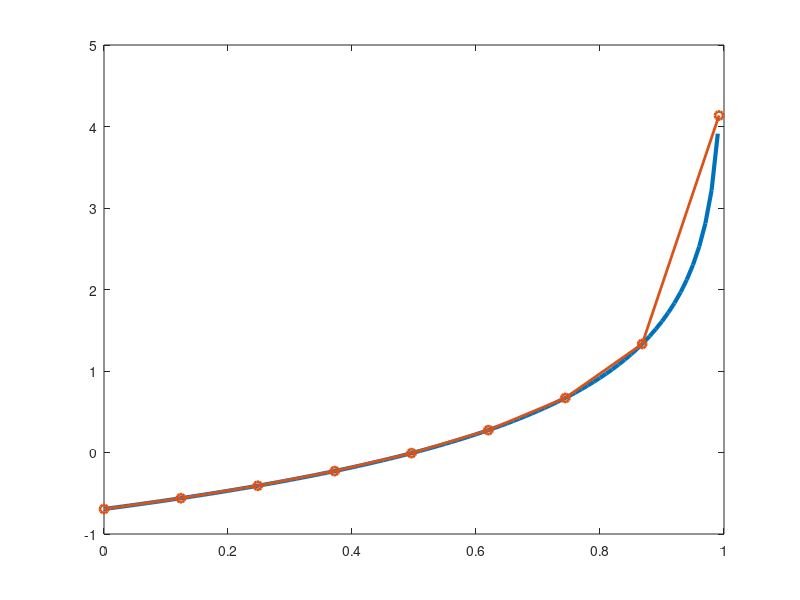
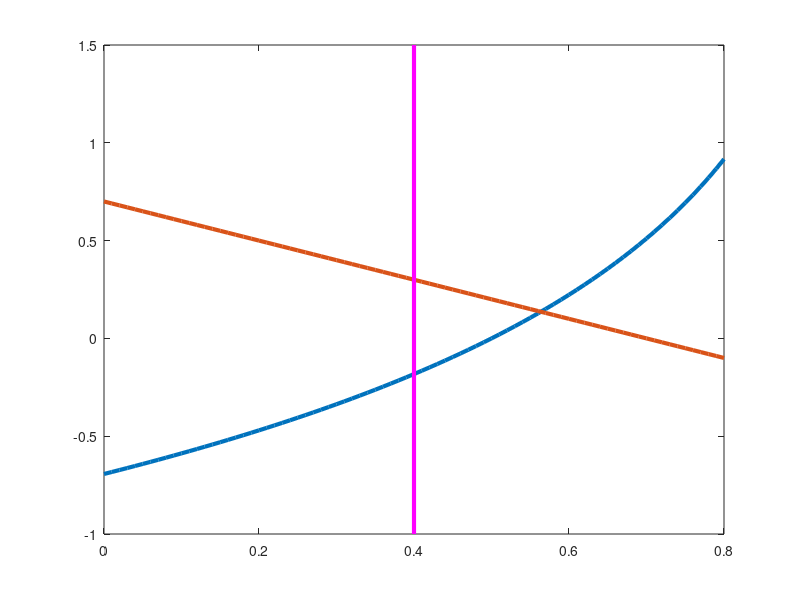
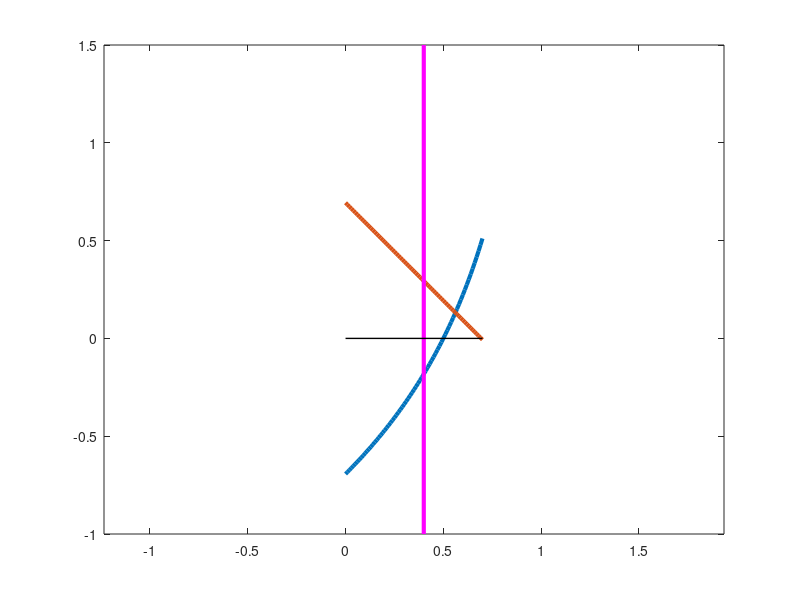
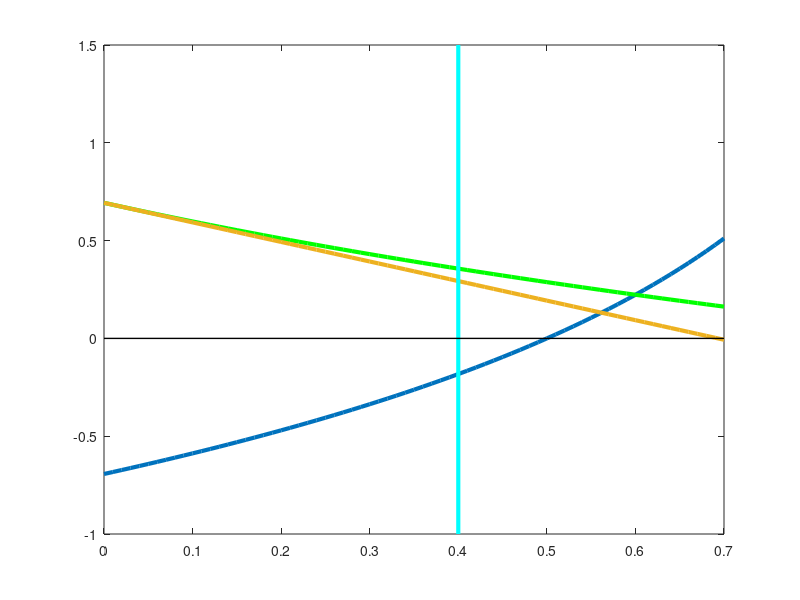

Reproduce these figures in MATLAB, in order. (Note: this script raises an error after producing the figures.)
x = 0:0.01:1;
y = -log((1-abs(x))/0.5);
figure;
plot(x,y,'LineWidth',3);

hold on;


x = 0:0.124:1;
y = -log((1-abs(x))/0.5);
plot(x,y,'-o','LineWidth',2);

%**********************************************************
x = 0:0.01:0.8;
y = -log((1-abs(x))/0.5);
figure;
plot(x,y,'LineWidth',3)

hold on

x = 0:0.01:0.8;
y = 0.7-x;
plot(x,y,'LineWidth',3)
line([0.4 0.4],[-1 1.5],'LineWidth',3,'Color','m');

%**********************************************************
%draw the region:
sigma=0.5;
SIGMA=2;
k=0.4;

x = 0:0.01:0.7;
y = -log((1-x)/sigma);
figure;
plot(x,y,'LineWidth',3)

hold on

y = log(SIGMA)-x;
plot(x,y,'LineWidth',3)
line([k k],[-1 1.5],'LineWidth',3,'Color','m');
line([0 0.7],[0 0],'LineWidth',1,'Color','k');

axis equal tight 

%draw the region with non-convex part:
% sigma=0.5;
% SIGMA=2;
% k=0.4;

x = 0:0.01:0.7;
y = -log((1-x)/sigma);
figure;
plot(x,y,'LineWidth',3)

hold on
y=-log((1+x)/SIGMA);
plot(x,y,'LineWidth',3,'color','g');
hold on

y = log(SIGMA)-x;
plot(x,y,'LineWidth',3)
line([k k],[-1 1.5],'LineWidth',3,'Color','c');
line([0 0.7],[0 0],'LineWidth',1,'Color','k');

hold on
plot(abs(Vg),real(l_gz),'.','Color','r')
xlabel('abs(V_gz)');
ylabel('real(L_gz)');

axis equal tight 
%**********************************************************



plot(abs_Vg1,R_l_gz1,'LineWidth',3,'Color','g');
hold on
plot(abs_Vg,R_l_gz,'LineWidth',2,'Color','b');
hold on ;
	x = 0:0.01:0.45;
y = -log((1-abs(x))/0.5);
plot(x,y,'LineWidth',3,'Color','m')

hold on

x = 0:0.01:0.45;
y = 0.7-x;
plot(x,y,'LineWidth',3,'Color','m')
line([0.4 0.4],[-1 1.5],'LineWidth',3,'Color','m');


%*************************************************************


x = 0:0.01:0.45;
y = -log((1-abs(x))/0.5);
plot(x,y,'LineWidth',3,'Color','m')

hold on

x = 0:0.01:0.45;
y = 0.7-x;
plot(x,y,'LineWidth',3,'Color','m')
line([0.4 0.4],[-1 1.5],'LineWidth',3,'Color','m');
hold on
plot(abs_Vg1(234),R_l_gz1(234),'g*');
hold on
plot(abs_Vg(234),R_l_gz(234),'b*');
hold on ;
plot(inputSampleX,inputSampleY,'c*')

%********************************************************
temp=(abs_Vg1-abs_Vg).^2+(R_l_gz1-R_l_gz).^2
[~,I]=max(temp)

%*********************************************************
%draw the region with non-convex part:


x = -0.9:0.01:0.9;
y = -log((1-abs(x))/sigma);
figure;
plot(x,y,'LineWidth',3,'color','g')

hold on
y=-log((1+abs(x))/SIGMA);
plot(x,y,'LineWidth',3,'color','g');
hold on

y = log(SIGMA)-abs(x);
plot(x,y,'LineWidth',3)
line([k k],[-0.7 1.7],'LineWidth',3,'Color','c');
line([-k -k],[-0.7 1.7],'LineWidth',3,'Color','c');
line([-0.9 0.9],[0 0],'LineWidth',1,'Color','k');

hold on

y=m*abs(x)+b;
plot(x,y,'LineWidth',3);

axis equal tight 